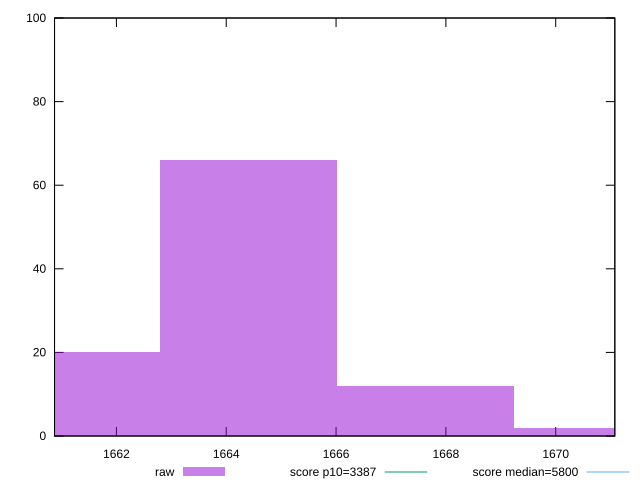

gnuplot code for this plot:
reset

$raw <<EOF
1664.405707395906 66
1667.6312998520996 12
1661.1801149397122 20
1670.856892308293 2
EOF

set key outside below
set boxwidth 3.225592456193616
set xrange [1660.8732000000005:1671.0765000000001]
set yrange [0:100]
set trange [0:100]
set style fill transparent solid 0.5 noborder

set parametric
set terminal svg size 640, 490 enhanced background rgb 'white'
set output "report_00008_2021-01-22T20:58:29.167/speed-index/samples/pages+cached+noexternal+nofonts+nosvg+noimg+nocss/raw/histogram.svg"

plot $raw title "raw" with boxes, \
     3387,t title "score p10=3387", \
     5800,t title "score median=5800"

reset
